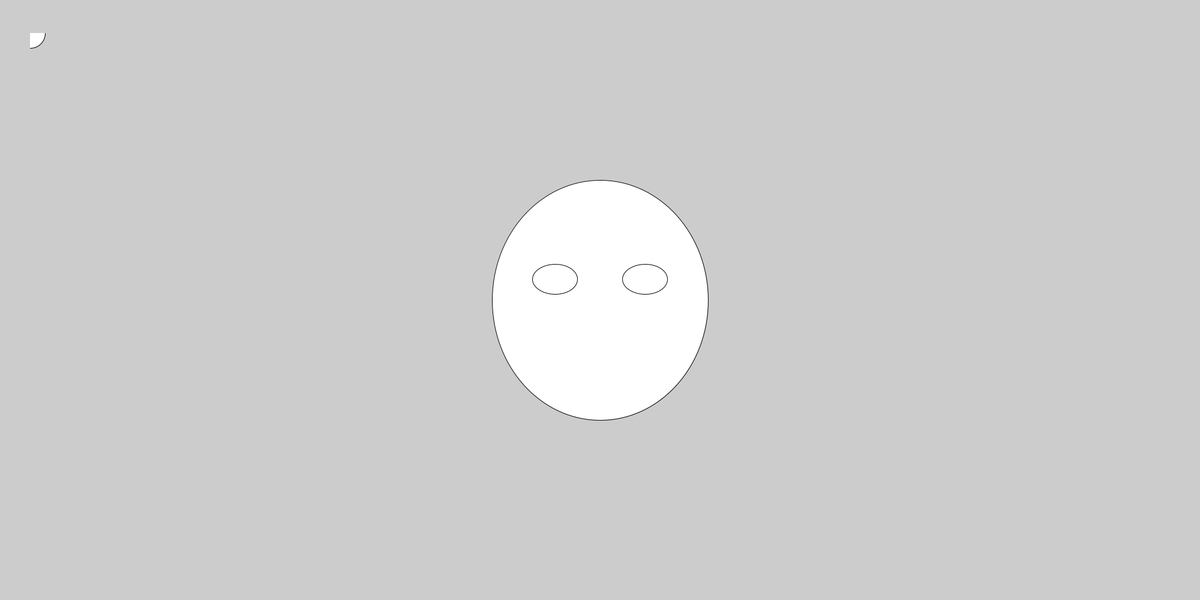
Frame 1 (no input)
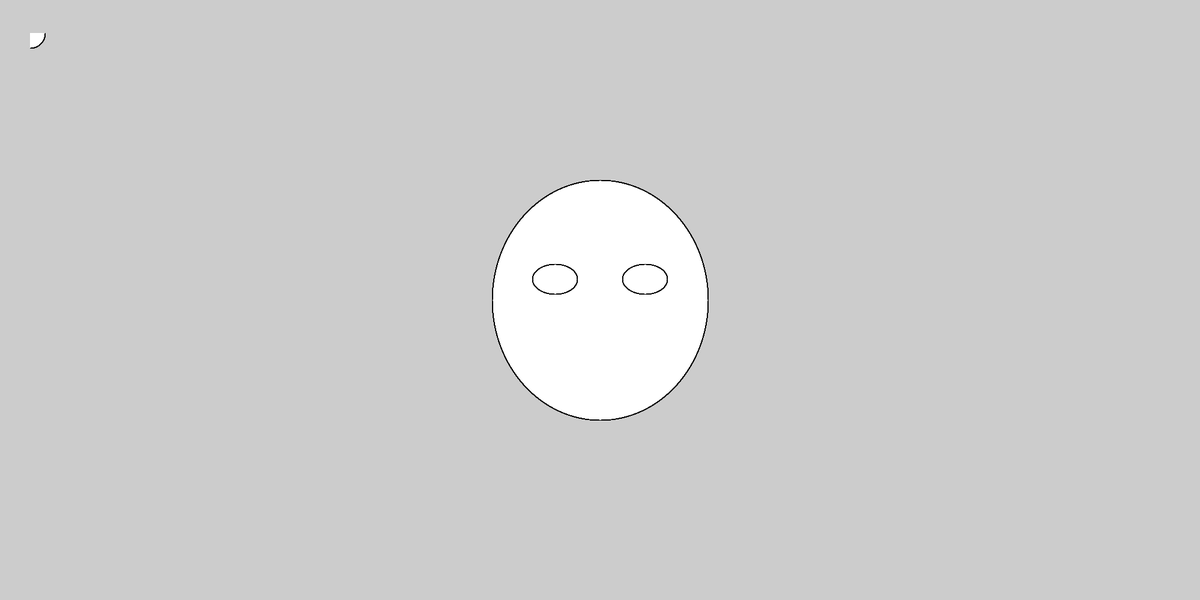
Frame 60 (the mouse pressed at the canvas centre just before this capture)
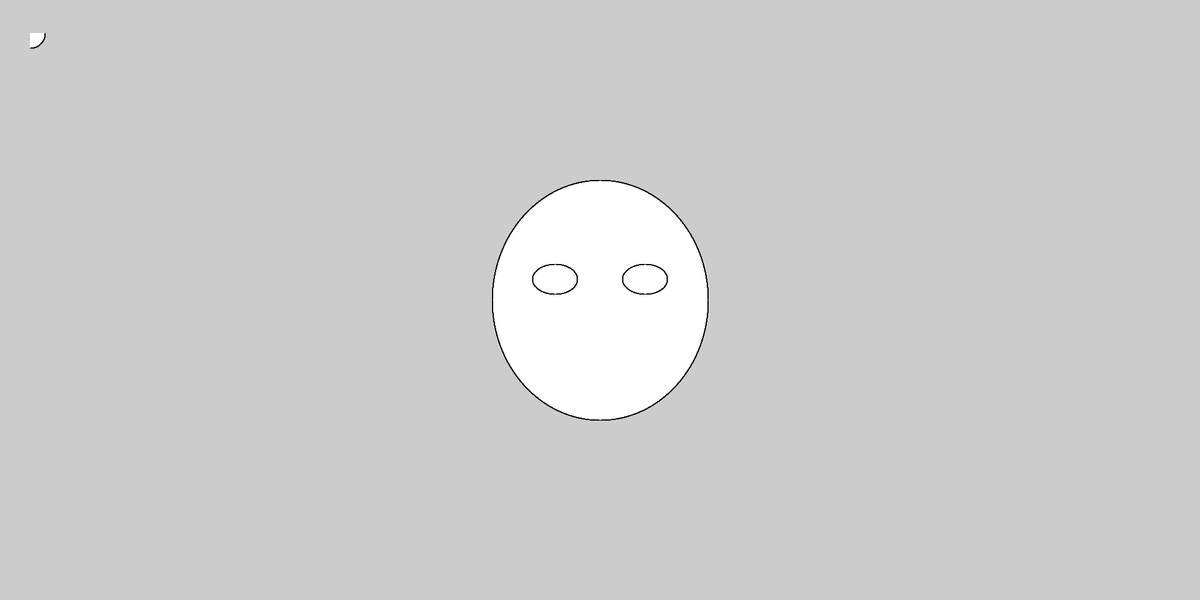
Frame 120 (the mouse held since frame 60 and released just before this capture)

The Processing sketch that drew these frames (run headless with seeded random() and noise(); from frame 60 on, the mouse is pressed at the canvas centre):

// Processing sketch: sketch_150315b
// ── sketch_150315b.pde
void setup()
{
  size(2000,1000);
  
  
}
void draw()
{
  ellipse(1000,500,360,400);
  ellipse(925,465,75,50);
   ellipse(1075,465,75,50);
 arc(50, 55, 50, 50, 0, HALF_PI);
 noFill();
}
